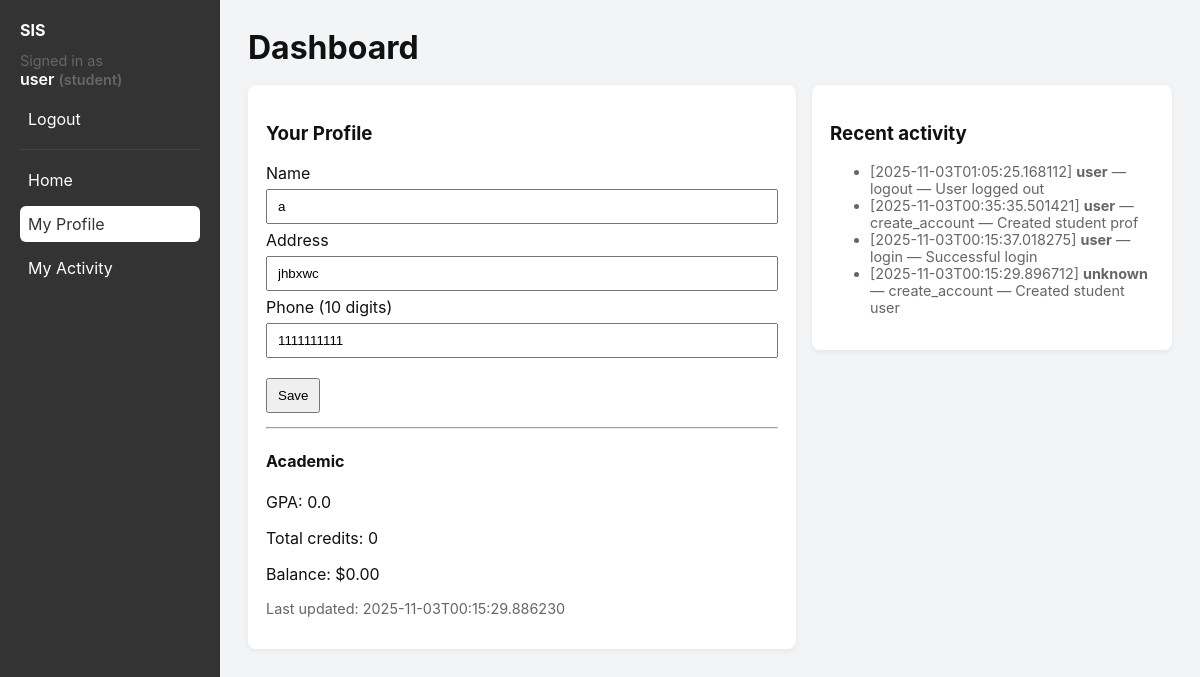
Before: /student_edit (signed in) with the older database file.
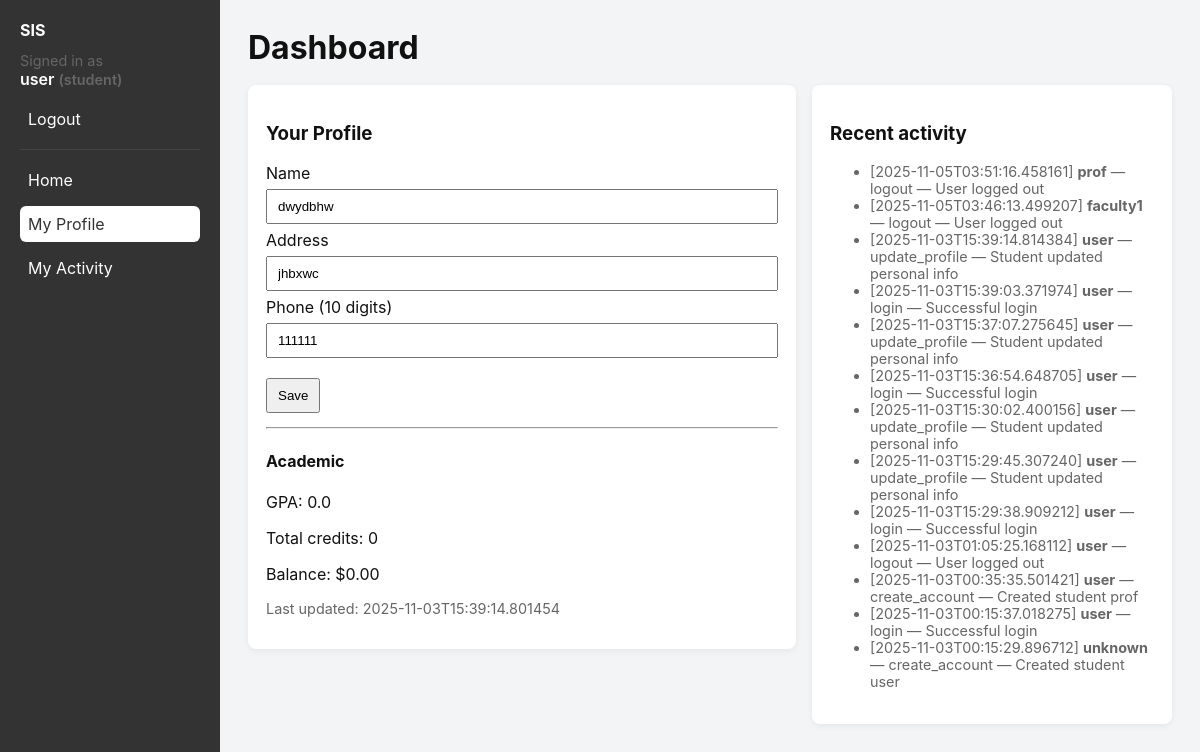
After: the same page with the newer database file.
### tables this page shows
CREATE TABLE students (
            id INTEGER PRIMARY KEY AUTOINCREMENT,
            username TEXT UNIQUE NOT NULL,
            bluegoldID TEXT UNIQUE,
            name TEXT,
            address TEXT,
            phone TEXT,
            gpa REAL DEFAULT 0.0,
            total_credits INTEGER DEFAULT 0,
            balance REAL DEFAULT 0.0,
            updated_at TEXT
        );

CREATE TABLE transactions (
            id INTEGER PRIMARY KEY AUTOINCREMENT,
            actor_username TEXT,
            action TEXT,
            details TEXT,
            timestamp TEXT
        );

### app.py (the view, shortened to what this page needs)
@app.route('/student_edit', methods=['GET', 'POST'])
def student_edit():
    if 'user' not in session:
        return redirect(url_for('login'))
    if session.get('role') != 'student':
        flash('Students only page', 'danger')
        return redirect(url_for('index'))
    username = session['user']
    conn = get_db_connection()
    c = conn.cursor()
    c.execute('SELECT * FROM students WHERE username = ?', (username,))
    student = c.fetchone()
    c.execute('SELECT * FROM transactions WHERE actor_username = ? OR details LIKE ? ORDER BY timestamp DESC LIMIT 50',
              (username, f'%{username}%'))
    transactions = c.fetchall()
    conn.close()
    return render_template('student_edit.html', student=student, transactions=transactions)

### app.py (called while the page is built)
def get_db_connection():
    conn = sqlite3.connect(DATABASE)
    conn.row_factory = sqlite3.Row
    return conn

@app.context_processor
def inject_user_role():
    return dict(user=session.get('user'), role=session.get('role'))

@app.before_request
def require_login_everywhere():
    allowed_endpoints = ['login', 'static']
    endpoint = None
    try:
        endpoint = request.endpoint
    except Exception:
        endpoint = None
    if endpoint in allowed_endpoints or endpoint is None:
        return
    if 'user' not in session:
        return redirect(url_for('login'))

### templates/student_edit.html
{% extends 'base.html' %}
{% block content %}
  <div style="display:flex;gap:16px">
    <div style="flex:1">
      <div class="card">
        <h3>Your Profile</h3>
        {% if student %}
          <form method="post" action="{{ url_for('student_edit') }}">
            <label>Name</label><br />
            <input name="name" value="{{ student['name'] or '' }}" style="width:100%" />
            <label>Address</label><br />
            <input name="address" value="{{ student['address'] or '' }}" style="width:100%" />
            <label>Phone (10 digits)</label><br />
            <input name="phone" value="{{ student['phone'] or '' }}" pattern="\d{10}" style="width:100%" />
            <div style="margin-top:8px"><button type="submit">Save</button></div>
          </form>
          <hr />
          <h4>Academic</h4>
          <p>GPA: {{ student['gpa'] }}</p>
          <p>Total credits: {{ student['total_credits'] }}</p>
          <p>Balance: ${{ '%.2f'|format(student['balance'] or 0.0) }}</p>
          <p class="muted">Last updated: {{ student['updated_at'] }}</p>
        {% else %}
          <p class="muted">No student record found.</p>
        {% endif %}
      </div>
    </div>
    <div style="width:360px">
      <div class="card">
        <h3>Recent activity</h3>
        {% if transactions %}
          <ul>
          {% for t in transactions %}
            <li class="muted">[{{ t['timestamp'] }}] <strong>{{ t['actor_username'] }}</strong> — {{ t['action'] }} — {{ t['details'] }}</li>
          {% endfor %}
          </ul>
        {% else %}
          <p class="muted">No recent activity.</p>
        {% endif %}
      </div>
    </div>
  </div>
{% endblock %}

### templates/base.html (shortened to what this page needs)
<!DOCTYPE html>
<html lang="en">
  <head>
  </head>
  <body>
    <div class="container">
      <nav>
        <div style="font-weight:700;margin-bottom:12px">SIS</div>
        {% if user %}
          <div class="muted">Signed in as</div>
          <div style="font-weight:600;margin-bottom:12px">{{ user }} <span class="muted">({{ role }})</span></div>
          <a href="{{ url_for('logout') }}">Logout</a>
        {% else %}
          <a href="{{ url_for('login') }}">Login</a>
        {% endif %}
        <hr style="border:none;height:1px;background:#444;margin:12px 0">
        <a href="{{ url_for('index') }}" class="{% if request.endpoint=='index' %}active{% endif %}">Home</a>
        {% if role == 'faculty' %}
          <a href="{{ url_for('new_account') }}" class="{% if request.endpoint=='new_account' %}active{% endif %}">New Student</a>
          <a href="{{ url_for('faculty_update') }}" class="{% if request.endpoint=='faculty_update' %}active{% endif %}">Faculty Update</a>
          <a href="{{ url_for('transactions') }}">Transactions</a>
        {% elif role == 'student' %}
          <a href="{{ url_for('student_edit') }}" class="{% if request.endpoint=='student_edit' %}active{% endif %}">My Profile</a>
          <a href="{{ url_for('transactions') }}">My Activity</a>
        {% endif %}
      </nav>
      <main>
        <header>
          <h1 style="margin:0">{{ title or 'Dashboard' }}</h1>
        </header>
        {% block content %}{% endblock %}
      </main>
    </div>
  </body>
</html>

### templates/base.html (style rules this page uses)
:root { --accent:#2b6cb0; --muted:#f3f4f6; --dark:#333 }
* { box-sizing:border-box }
body { font-family:Inter, system-ui, -apple-system, 'Segoe UI', Roboto, 'Helvetica Neue', Arial; margin:0; background:var(--muted); color:#111 }
.container { display:flex; min-height:100vh }
nav { width:220px; background:var(--dark); color:#fff; padding:20px }
nav a { display:block; color:#fff; text-decoration:none; margin:8px 0; padding:8px; border-radius:6px }
nav a.active { background:#fff;color:var(--dark) }
main { flex:1; padding:28px }
header { display:flex; justify-content:space-between; align-items:center; margin-bottom:18px }
.card { background:#fff; padding:18px; border-radius:8px; box-shadow:0 2px 6px rgba(0,0,0,0.06) }
form input, form button { padding:8px 10px; margin:6px 0 }
.muted { color:#666;font-size:0.9rem }

Changed rows visible on the page:
changed students "jhbxwc": name "a" → "dwydbhw"; phone "1111111111" → "111111"; updated_at "2025-11-03T00:15:29.886230" → "2025-11-03T15:39:14.801454"
added transactions: timestamp "2025-11-05T03:51:16.458161", actor_username "prof", action "logout", details "User logged out"
added transactions: timestamp "2025-11-05T03:46:13.499207", actor_username "faculty1", action "logout", details "User logged out"
added transactions: timestamp "2025-11-03T15:39:14.814384", actor_username "user", action "update_profile", details "Student updated personal info"
added transactions: timestamp "2025-11-03T15:39:03.371974", actor_username "user", action "login", details "Successful login"
added transactions: timestamp "2025-11-03T15:37:07.275645", actor_username "user", action "update_profile", details "Student updated personal info"
added transactions: timestamp "2025-11-03T15:36:54.648705", actor_username "user", action "login", details "Successful login"
added transactions: timestamp "2025-11-03T15:30:02.400156", actor_username "user", action "update_profile", details "Student updated personal info"
added transactions: timestamp "2025-11-03T15:29:45.307240", actor_username "user", action "update_profile", details "Student updated personal info"
added transactions: timestamp "2025-11-03T15:29:38.909212", actor_username "user", action "login", details "Successful login"
